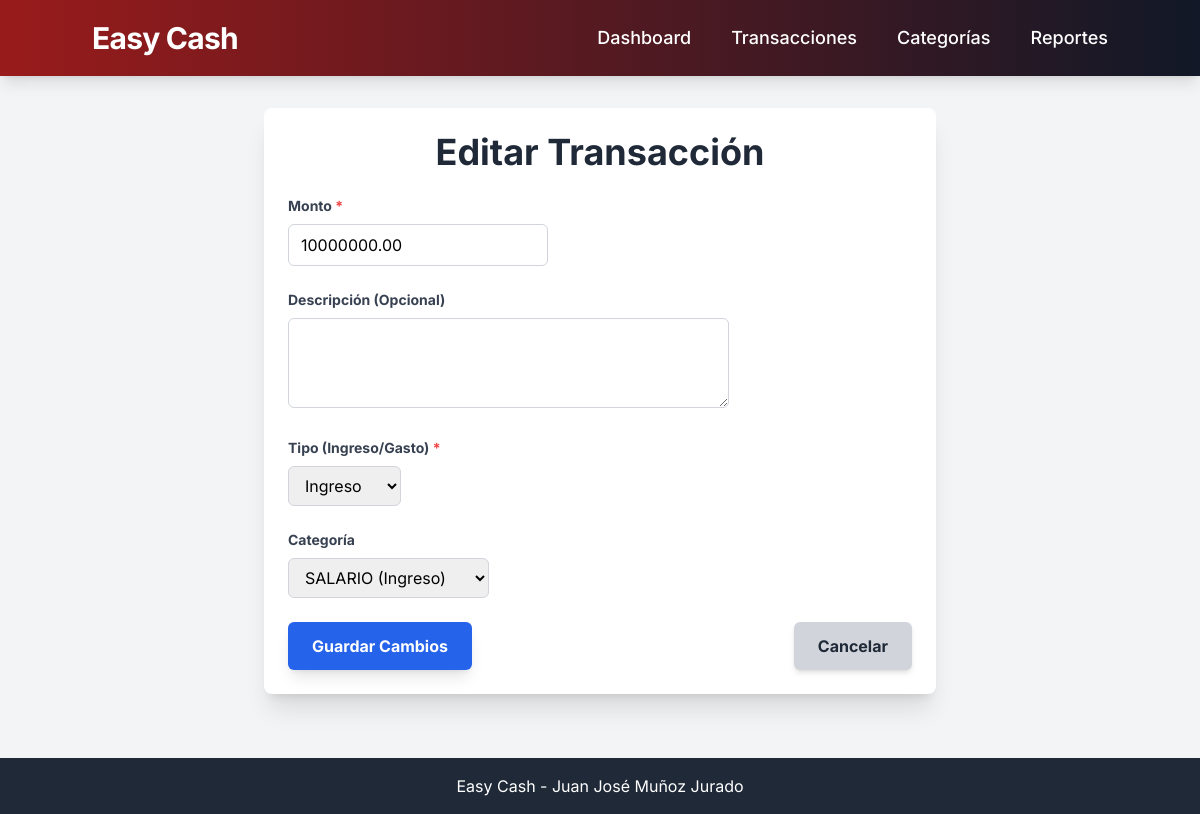
The page /gastos/transacciones/editar/10/ on the database its author committed.
### gastos/models.py (models this page shows, shortened)
class Transaccion(models.Model):
    monto = models.DecimalField(max_digits=10, decimal_places=2)
    fecha = models.DateField(auto_now_add=True)
    descripcion = models.TextField(blank=True, null=True)
    TIPO_CHOICES = [
        ('Ingreso', 'Ingreso'),
        ('Gasto', 'Gasto'),
    ]
    tipo = models.CharField(max_length=7, choices=TIPO_CHOICES)
    categoria = models.ForeignKey(
        Categoria,
        on_delete=models.SET_NULL, # Si la categoría se elimina, este campo se pone a NULL
        null=True,
        blank=True,
        related_name='transacciones' # Nombre inverso para acceder desde Categoria
    )
    class Meta:
        ordering = ['-fecha']
        verbose_name_plural = "Transacciones"

### gastos/views.py (the view)
# urls.py: path('transacciones/editar/<int:pk>/', views.editar_transaccion, name='editar_transaccion'),
def editar_transaccion(request, pk):
    transaccion = get_object_or_404(Transaccion, pk=pk)
    if request.method == 'POST':
        form = TransaccionForm(request.POST, instance=transaccion)
        if form.is_valid():
            form.save()
            return redirect(reverse_lazy('gastos:lista_transacciones'))
    else:
        form = TransaccionForm(instance=transaccion)
    context = {
        'form': form,
        'titulo': 'Editar Transacción',
        'es_edicion': True
    }
    return render(request, 'gastos/formulario_transaccion.html', context)

### gastos/models.py (called while the page is built)
    def __str__(self):
        return f"{self.nombre} ({self.tipo})"

### gastos/templates/gastos/formulario_transaccion.html (shortened to what this page needs)
{% extends 'gastos/base.html' %}
{% block content %}
<div class="bg-white p-6 rounded-lg shadow-xl mb-8 max-w-2xl mx-auto">
    <h1 class="text-4xl font-bold text-gray-800 mb-6 text-center">{{ titulo }}</h1>
    <form method="post" class="space-y-6">
        {% for field in form %}
            <div class="mb-4">
                <label for="{{ field.id_for_label }}" class="block text-gray-700 text-sm font-bold mb-2">
                    {{ field.label }}
                    {% if field.field.required %}
                        <span class="text-red-500">*</span>
                    {% endif %}
                </label>
                {{ field }}
            </div>
        {% endfor %}
        <div class="flex flex-col sm:flex-row justify-between items-center space-y-4 sm:space-y-0 sm:space-x-4 mt-6">
            <button type="submit" class="bg-blue-600 hover:bg-blue-700 text-white font-bold py-3 px-6 rounded-md transition duration-300 shadow-lg w-full sm:w-auto">
                {% if es_edicion %}Guardar Cambios{% else %}Agregar Transacción{% endif %}
            </button>
            <a href="{% url 'gastos:lista_transacciones' %}" class="bg-gray-300 hover:bg-gray-400 text-gray-800 font-bold py-3 px-6 rounded-md transition duration-300 shadow-md w-full sm:w-auto text-center">
                Cancelar
            </a>
        </div>
    </form>
</div>
{% endblock %}

### gastos/templates/gastos/base.html (style rules this page uses)
body { font-family: 'Inter', sans-serif; background-color: #f3f4f6; }

### rows shown on the page
Transaccion: form "10000000.00" "Ingreso" "SALARIO (Ingreso)"

### other values the page prints
{{ titulo }} "Editar Transacción"
{{ field.label }} "Monto" "Descripción (Opcional)" "Tipo (Ingreso/Gasto)" "Categoría"
